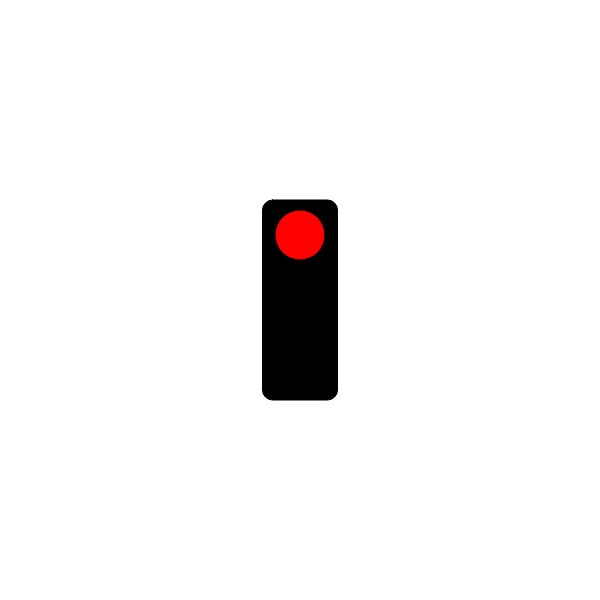
Frame 1 (no input)
Frame 60 (no input): identical to frame 1, image omitted
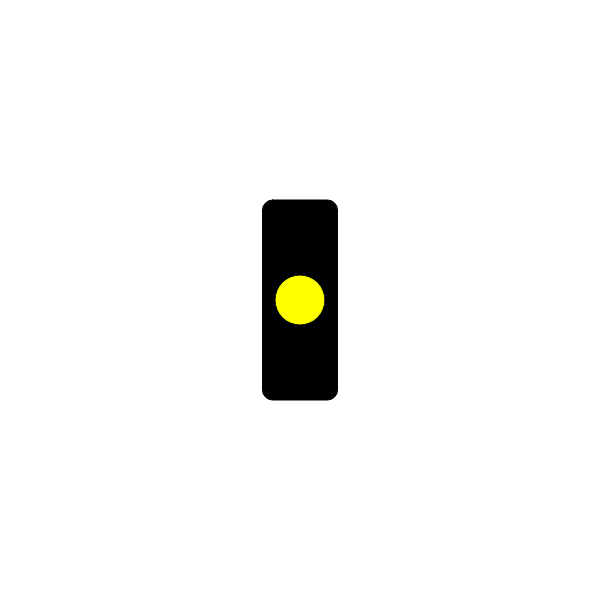
Frame 120 (the mouse pressed at the canvas centre since frame 60)

The p5.js sketch that drew these frames (run headless with seeded random() and noise() and a simulated clock; from frame 60 on, the mouse is pressed at the canvas centre):

// p5.js sketch
// ── sketch.js
//Traffic Light Starter Code
//Dan Schellenberg
//Feb 23, 2018

//GOAL: make a 'traffic light' simulator. For now, just have the light
// changing according to time. You may want to investigate the millis()
// function at processing.org/reference.

let state;
let redLightDuration, yellowLightDuration, greenLightDuration;
let lastTimeLightChanged;

function setup() {
  createCanvas(600, 600);
  state = 1;
  redLightDuration = 2000;
  yellowLightDuration = 1000;
  greenLightDuration = 5000;
  lastTimeLightChanged = millis();
}

function draw() {
  background(255);
  drawOutlineOfLights();
  checkIfLightSwitched();
  displayCorrectLight();
}

function checkIfLightSwitched() {
  if (state === 1) {
    if (millis() > lastTimeLightChanged + redLightDuration) {
      state = 2;
      lastTimeLightChanged = millis();
    }
  }
  if (state === 2) {
    if (millis() > lastTimeLightChanged + yellowLightDuration) {
      state = 3;
      lastTimeLightChanged = millis();
    }
  }
  if (state === 3) {
    if (millis() > lastTimeLightChanged + greenLightDuration) {
      state = 1;
      lastTimeLightChanged = millis();
    }
  }
}

function displayCorrectLight() {
  if (state === 1) {
    drawRedLight();
  }
  else if (state === 2) {
    drawYellowLight();
  }
  else if (state === 3) {
    drawGreenLight();
  }
}

function drawRedLight() {
  fill(255, 0, 0);
  ellipse(width / 2, height / 2 - 65, 50, 50); //top
}

function drawYellowLight() {
  fill(255, 255, 0);
  ellipse(width / 2, height / 2, 50, 50); //middle
}

function drawGreenLight() {
  fill(0, 255, 0);
  ellipse(width / 2, height / 2 + 65, 50, 50); //bottom
}

function drawOutlineOfLights() {
  //box
  rectMode(CENTER);
  fill(0);
  rect(width / 2, height / 2, 75, 200, 10);
  //lights
}
